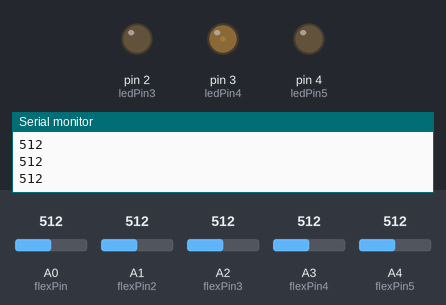
Simulated run of this sketch. Board: Arduino Uno, built with avr-gcc and run on an emulated ATmega328P. Shown: output pins drawn as LEDs (lit = HIGH), the last lines printed to the serial monitor. Inputs (shaded band) come from the test bench; at power-on: A2 (flexPin3) = 512, A3 (flexPin4) = 512, A4 (flexPin5) = 512, A0 (flexPin) = 512, A1 (flexPin2) = 512.

Above: at 1.3 s.
1.4 s: A2 (flexPin3) set to 782
2.9 s: A2 (flexPin3) set to 811
At 4.1 s:
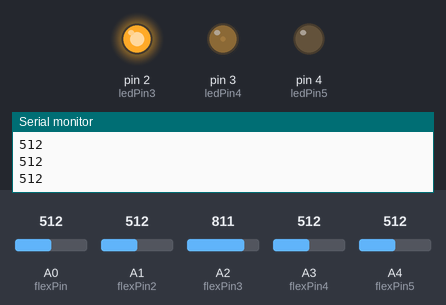
4.7 s: A3 (flexPin4) set to 992
At 5.5 s:
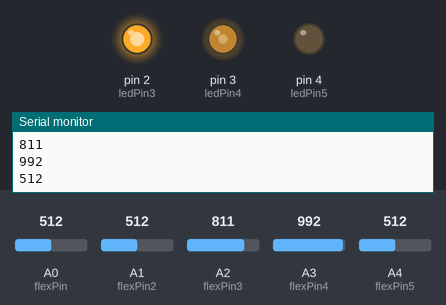
6.3 s: A4 (flexPin5) set to 792
7.8 s: A4 (flexPin5) set to 819
At 8.3 s:
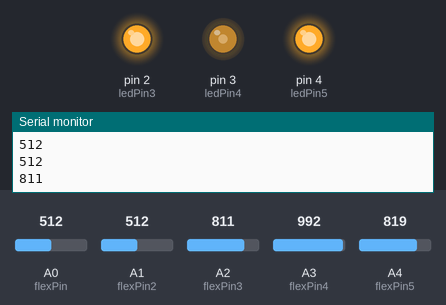
9.4 s: A3 (flexPin4) set to 716
At 11.2 s:
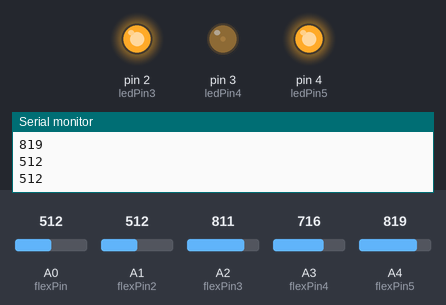
Timing chart, 0 to 12.3 s (numbered marks = the images above; inputs shaded):
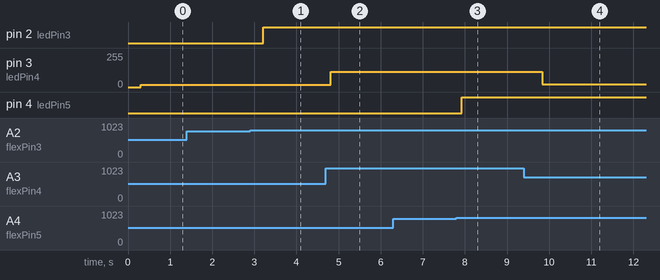

Measured:
- the behaviour switches between 800 and 801 on A2 (flexPin3) (found by bisection; images 0 and 1)
- the behaviour switches between 800 and 801 on A4 (flexPin5) (found by bisection; images 2 and 3)
- after the input at 2.9 s, pin 2 (ledPin3): LOW → HIGH after 0.31 s
- after the input at 4.7 s, pin 3 (ledPin4): 17/255 → 116/255 after 0.12 s
- after the input at 7.8 s, pin 4 (ledPin5): LOW → HIGH after 0.13 s
- after the input at 9.4 s, pin 3 (ledPin4): 116/255 → 20/255 after 0.43 s

The sketch:

smile_one.ino
```cpp
//Constants:

const int ledPin = 0;   //pin 3 has PWM funtion
const int ledPin2 = 1;
const int ledPin3 = 2;
const int ledPin4 = 3;
const int ledPin5 = 4;

const int flexPin = A0; //pin A0 to read analog input
const int flexPin2 = A1;
const int flexPin3 = A2;
const int flexPin4 = A3;
const int flexPin5 = A4;

//Variables:
int value; //save analog value

void setup(){
  pinMode(ledPin, OUTPUT);  //Set pin 3 as 'output'
  Serial.begin(9600);       //Begin serial communication
}

void loop(){
  value = analogRead(flexPin);         //Read and save analog value from potentiometer
  Serial.println(value);               //Print value
  value = map(value, 700, 900, 0, 255);//Map value 0-1023 to 0-255 (PWM)
  analogWrite(ledPin, value);          //Send PWM value to led
  delay(100);                          //Small delay

  value = analogRead(flexPin2);         //Read and save analog value from potentiometer
  Serial.println(value);               //Print value
  value = map(value, 700, 900, 0, 255);//Map value 0-1023 to 0-255 (PWM)
  analogWrite(ledPin2, value);          //Send PWM value to led
  delay(100);                          //Small delay

  value = analogRead(flexPin3);         //Read and save analog value from potentiometer
  Serial.println(value);               //Print value
  value = map(value, 700, 900, 0, 255);//Map value 0-1023 to 0-255 (PWM)
  analogWrite(ledPin3, value);          //Send PWM value to led
  delay(100);                          //Small delay

  value = analogRead(flexPin4);         //Read and save analog value from potentiometer
  Serial.println(value);               //Print value
  value = map(value, 700, 900, 0, 255);//Map value 0-1023 to 0-255 (PWM)
  analogWrite(ledPin4, value);          //Send PWM value to led
  delay(100);                          //Small delay

  value = analogRead(flexPin5);         //Read and save analog value from potentiometer
  Serial.println(value);               //Print value
  value = map(value, 700, 900, 0, 255);//Map value 0-1023 to 0-255 (PWM)
  analogWrite(ledPin5, value);          //Send PWM value to led
  delay(100);                          //Small delay

}
```
